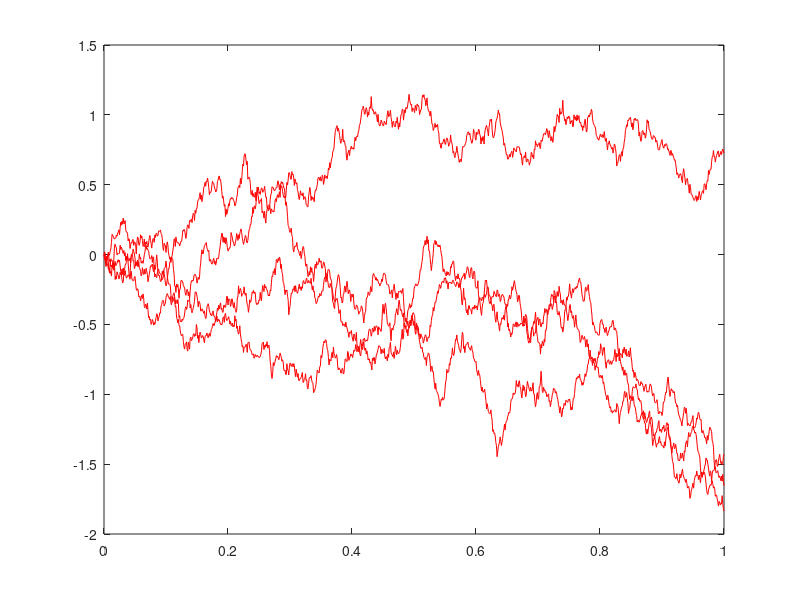

Write the MATLAB code that produced this figure.
Mc = 2^2;
for k=1:Mc
    T = 1;
    N = 1000;
    dt = T/N;
dW = zeros(1,N);
W = zeros(1,N); 
dW(1) = sqrt(dt)*randn;
W(1) = dW(1);
for j = 2:N
dW(j) = sqrt(dt)*randn; 
W(j) = W(j-1) + dW(j);
end

plot([0:dt:T],[0,W],'r-')
hold on;
end